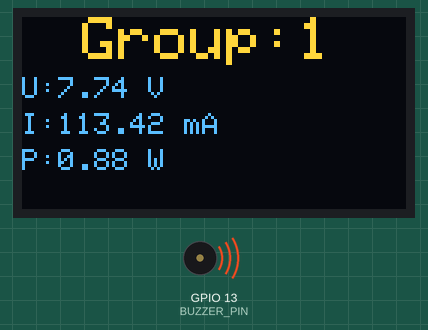
Bench run of a sketch on a simulated ESP32. Shown: 128×64 one-colour display, buzzer (waves = sounding). The OLED is the two-colour kind (top 16 rows yellow).

Above: at 0.25 s.
At 17.8 s:
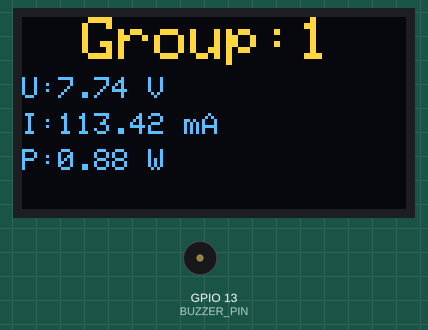
Timing chart, 0 to 130.0 s (numbered marks = the images above):
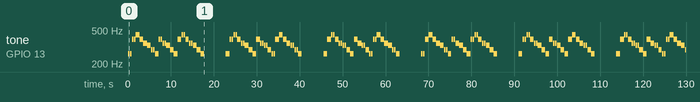

The sketch:

music_and_display.ino
```cpp
#include <Wire.h>
#include <Adafruit_GFX.h>
#include <Adafruit_SSD1306.h>

// ==================== 引脚定义 ====================
#define BUZZER_PIN 13
#define SDA_PIN 4
#define SCL_PIN 5

// ==================== OLED 配置 ====================
#define SCREEN_WIDTH 128
#define SCREEN_HEIGHT 64
#define OLED_RESET -1
Adafruit_SSD1306 display(SCREEN_WIDTH, SCREEN_HEIGHT, &Wire, OLED_RESET);

// ==================== 显示参数 ====================
int groupID = 1;              // 组号
float ratedVoltage = 7.74;    // 电压 (V)
float ratedCurrent = 113.42;  // 电流 (mA)
float ratedPower = 0.88;      // 功率 (W)

// ==================== 音符频率 ====================
#define NOTE_C4  262
#define NOTE_D4  294
#define NOTE_E4  330
#define NOTE_F4  349
#define NOTE_G4  392
#define NOTE_A4  440
#define NOTE_B4  494
#define NOTE_C5  523

// ==================== 小星星旋律 ====================
int melody[] = {
  NOTE_C4, NOTE_C4, NOTE_G4, NOTE_G4, NOTE_A4, NOTE_A4, NOTE_G4,
  NOTE_F4, NOTE_F4, NOTE_E4, NOTE_E4, NOTE_D4, NOTE_D4, NOTE_C4,
  NOTE_G4, NOTE_G4, NOTE_F4, NOTE_F4, NOTE_E4, NOTE_E4, NOTE_D4,
  NOTE_C4, NOTE_C4, NOTE_G4, NOTE_G4, NOTE_A4, NOTE_A4, NOTE_G4,
  NOTE_F4, NOTE_F4, NOTE_E4, NOTE_E4, NOTE_D4, NOTE_D4, NOTE_C4
};

int durations[] = {
  400, 400, 400, 400, 400, 400, 800,
  400, 400, 400, 400, 400, 400, 800,
  400, 400, 400, 400, 400, 400, 800,
  400, 400, 400, 400, 400, 400, 800,
  400, 400, 400, 400, 400, 400, 800
};

int notesCount = sizeof(melody) / sizeof(melody[0]);

// ==================== 蜂鸣器初始化 ====================
void buzzerInit() {
  pinMode(BUZZER_PIN, OUTPUT);
}

// 播放单个音符
void playTone(int frequency, int duration) {
  if (frequency == 0) {
    delay(duration);
  } else {
    tone(BUZZER_PIN, frequency);
    delay(duration);
    noTone(BUZZER_PIN);
  }
  delay(50);
}

// 播放小星星
void playTwinkleStar() {
  for (int i = 0; i < notesCount; i++) {
    playTone(melody[i], durations[i]);
  }
}

// ==================== OLED 初始化 ====================
void oledInit() {
  Wire.begin(SDA_PIN, SCL_PIN);

  if (!display.begin(SSD1306_SWITCHCAPVCC, 0x3C)) {
    while(1) delay(100);
  }

  display.clearDisplay();
  display.setTextColor(SSD1306_WHITE);

  // 第1行：组号（大字体）
  display.setTextSize(2);
  display.setCursor(20, 0);
  display.print("Group:");
  display.print(groupID);

  // 第2行：电压（小字体）
  display.setTextSize(1);
  display.setCursor(0, 20);
  display.print("U:");
  display.print(ratedVoltage, 2);
  display.print(" V");

  // 第3行：电流（小字体）
  display.setCursor(0, 32);
  display.print("I:");
  display.print(ratedCurrent, 2);
  display.print(" mA");

  // 第4行：功率（小字体）
  display.setCursor(0, 44);
  display.print("P:");
  display.print(ratedPower, 2);
  display.print(" W");

  display.display();
}

void setup() {
  buzzerInit();
  oledInit();

}

void loop() {
  playTwinkleStar();
  delay(5000);  // 播完一次等5秒再重复

}
```

Measured:
- by itself, tone on GPIO 13 (BUZZER_PIN): plays 262 Hz for 0.40 s, 262 Hz for 0.40 s, 392 Hz for 0.40 s, 392 Hz for 0.40 s, 440 Hz for 0.40 s, 440 Hz for 0.40 s … (208 notes in this stretch)
